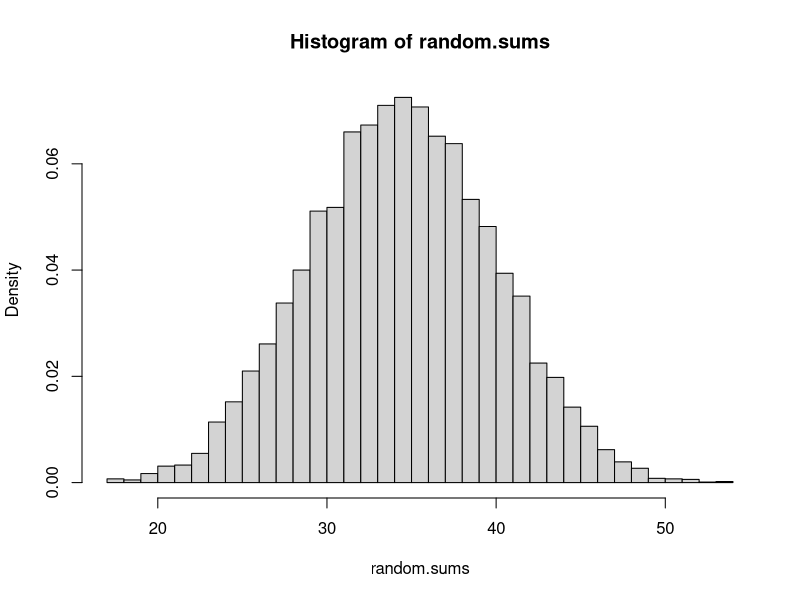

Recreate this plot in R.
library(RUnit)
errMsg <- function(err) print(err)


# For the extra credit problem you need to create a little simulation
# study of the distribution of the sum of three rolls of a 6-sided die
#
# In particular, you need to
# - write a function to generate the sum of three random
#   tosses of a fair die.
# - use this function to generate 10,000 of these sums.
# - plot the histogram

# (2 points) Implement the flip.sum function 
#
# Takes the following arguments:
#   n: an integer 
#
# Returns the sum of n rolls of a 6-sided die
#
# Hint: Rolls from a 6-sided die can be generated using
# R's sample function to sample with replacement from the
# numbers 1 to 6.

flip.sum = function(n=10) {
    rolls = replicate(n, sample(6, 1))
    return(sum(rolls))
}

set.seed(47)
sums = c(44, 29, 30)
tryCatch(checkEquals(sums, c(flip.sum(), flip.sum(), flip.sum())),
         error=function(err) errMsg(err))

set.seed(47)
sums = c(23, 21, 15)
tryCatch(checkEquals(sums, c(flip.sum(5), flip.sum(5), flip.sum(5))),
         error=function(err) errMsg(err))

# (1 points) Create a vector called random.sums by calling flip.sum()
# 10,000 times. Plot the histogram of random.sums. Make sure
# to plot the density (not the counts) and set the breaks to 50. 

random.sums = replicate(10000, flip.sum())
hist(random.sums, freq=FALSE, breaks=50)
